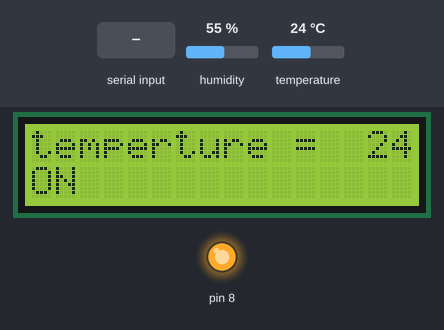
Recording of a sketch running on a simulated Arduino Uno, built with avr-gcc and run on an emulated ATmega328P. Parts: 16×2 character LCD, output pins drawn as LEDs (lit = HIGH). Inputs (shaded band) come from the test bench; at power-on: temperature 24 °C, humidity 55 %. What the sketch prints to the serial monitor is not drawn.

Above: at 1.2 s.
1.3 s: byte 30 received over Serial
At 2.3 s:
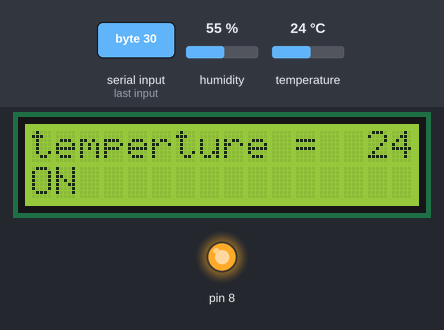
2.8 s: temperature set to 28 °C
At 3.5 s:
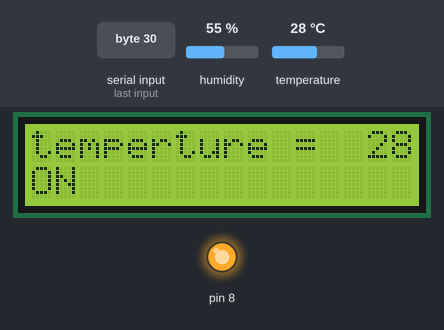
4.3 s: temperature set to 33 °C
At 5.4 s:
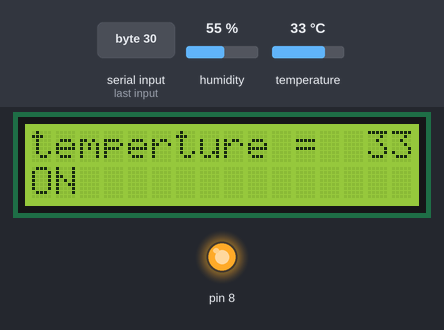
5.8 s: byte 90 received over Serial
At 6.9 s:
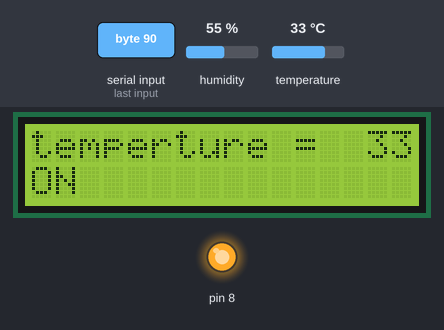
7.3 s: temperature set to 41 °C
At 8.1 s:
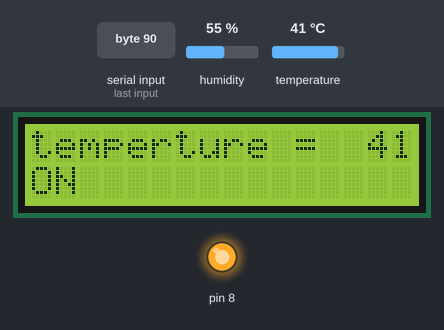
Timing chart, 0 to 9.9 s (numbered marks = the images above; inputs shaded):
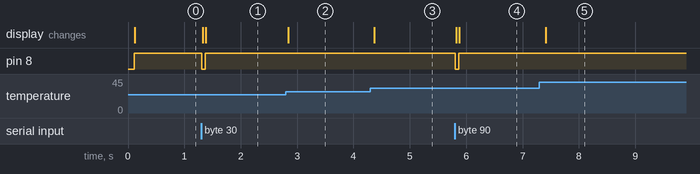

The sketch:

DHT.ino
```cpp
#include <LiquidCrystal_I2C.h>


#include <dht.h>
#include "DHT.h"
#define dht_apin A0   // Analog Pin sensor is connected to A0
//*****************************************
 int a,b,aa,bb,c=0;
dht DHT;
LiquidCrystal_I2C lcd(0x3f,16,2);
 int seuil;
 //*********************************************
void setup(){
  lcd.init();
lcd.backlight();
 lcd.setCursor(0,0);

   pinMode(8,OUTPUT);
  Serial.begin(9600);
}
//****************************************************************
void loop(){

     DHT.read11(dht_apin);
      a=(int)DHT.temperature;
      delay(10);
      b=(int)DHT.temperature;

      aa=max(a,b);
      bb=min(a,b);

      if((aa-bb<2)&&(c-aa<2)) c=aa;


     Serial.write(c);
     lcd.setCursor(0,0);
     //*****************************************
     if(c>10){

    lcd.print("temperture =  ");
    lcd.print(c);
  }
  else
  {
    lcd.print("temperture =  ");
    lcd.print(c);
    lcd.print("  ");
  }


  //***********************************

    // Serial.println(c);
     //write as byte, to USB
       lcd.setCursor(0,1);
     seuil=Serial.read();
     if(c>seuil) {
       digitalWrite(8,HIGH) ;lcd.print("ON                ");
}else
  if(c<=seuil) { digitalWrite(8,LOW); lcd.print("OFF                 ");


}

}
```

Measured:
- after the input at 1.3 s, pin 8: HIGH → LOW at once, → HIGH 0.07 s later; the display: first changes at once (image 1 shows a later state)
- after the input at 2.8 s, the display: changes at once (image 2)
- after the input at 4.3 s, the display: changes after 0.07 s (image 3)
- after the input at 5.8 s, pin 8: HIGH → LOW at once, → HIGH 0.07 s later; the display: first changes at once (image 4 shows a later state)
- after the input at 7.3 s, the display: changes after 0.11 s (image 5)
